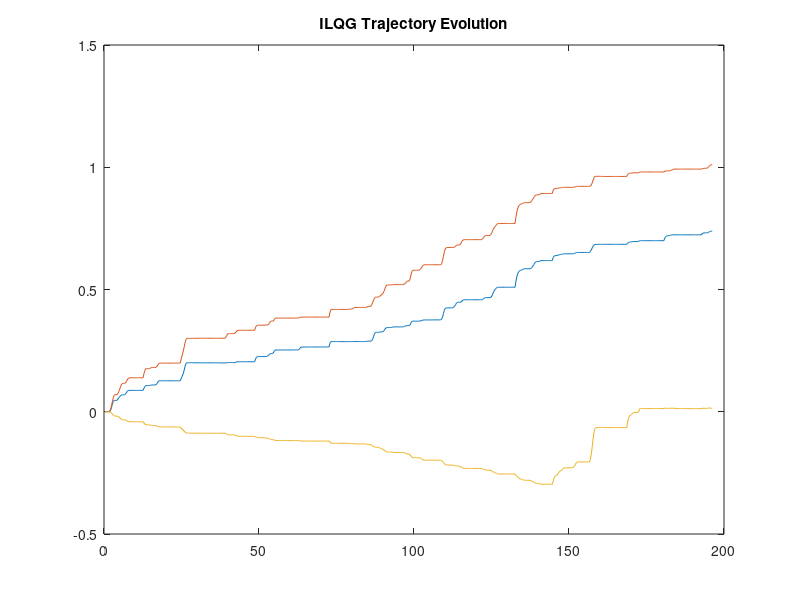

This chart was generated by the following MATLAB code: (Note: this script raises an error after producing the figure.)
%% Plot Trajectory evolution
close all
cd('/home/lex/catkin_ws/src/youbot/youbot_navigation/data')
q = load('trajectory.txt');
qstar = repmat([0.82452343,  0.59753333,  0.07282408], [length(q), 1]);
time_scale = 0.3;

X = time_scale* linspace(1, length(q), length(q));
p = plot(X, [q(:,1), q(:,2), q(:,3)]); hold on
%p2 = plot(X, [qstar(:,1), qstar(:,2), qstar(:,2)]);

title("ILQG Trajectory Evolution")

p(1).LineWidth = 8;
p(1).MarkerSize = 10;

p(2).LineWidth = 8;
p(2).MarkerSize = 10;

p(3).LineWidth = 8;
p(3).MarkerSize = 10;

% p2(1).LineWidth = 5;
% p2(1).LineStyle = '--';
% p2(1).MarkerSize = 10;
% 
% p2(2).LineWidth = 5;
% p2(2).LineStyle = '--';
% p2(2).MarkerSize = 10;
% 
% p2(3).LineWidth = 5;
% p2(3).LineStyle = '--';
% p2(3).MarkerSize = 10;

lgd = legend({'x_I', 'y_I', '\theta_I', 'x_I^*', 'y_I^*', '\theta_I^*'}, 'location', 'southeast', ...
'FontSize',20, 'FontWeight', 'bold')
%lgd2 = legend({'x_I^*', 'y_I^*', '\theta_I^*'}, 'location', 'southeast', ...
%'FontSize',20, 'FontWeight', 'bold')

xlabel("Time(seconds)", 'FontSize',20, 'FontWeight', 'bold')
ylabel("State", 'FontSize',20, 'FontWeight', 'bold')

%savefig(p, '/home/lex/catkin_ws/src/youbot/youbot_navigation/data/trajectory.fig')

grid on

%% Verifying equations
clc; close all; clear all
syms r l a t pd1 pd2 pd3 pd4 xd yd td real

Zetad = [xd yd td]';
rotmat = [-sin(t) cos(t) 0; ...
           cos(t), sin(t) 0; ...
           0 , 0, 1];
Phid = [pd1, pd2, pd3, pd4]';  

J = [sqrt(2)/2, sqrt(2)/2, l*sin(pi/4-a); ...
    -sqrt(2)/2, sqrt(2)/2, l*sin(pi/4-a); ...
    -sqrt(2)/2, -sqrt(2)/2, l*sin(pi/4-a); ...
    sqrt(2)/2, -sqrt(2)/2, l*sin(pi/4-a)];

Phid_mat = sqrt(2) * J * rotmat;
Phid_eq = -(1/r) * Phid_mat * Zetad

 
Phid = -sqrt(2)/r * J * Zetad

%% Define the Lagrangian
syms Ib t td mb xid yid d2 d1 mw a ...
    mw l I1 I2 I3 I4 r 
L = 0.5 * Ib * td^2 ...
    + 0.5 * mb * ( (-xid*sin(t) + yid*cos(t) + td*d2)^2  ...
                  + (xid*cos(t) + yid*sin(t) - td*d1)^2  ) ...
     + 0.5 * mw * ( ( xid * (sin(t)- cos(t)) - yid * (cos(t) + sin(t)) - sqrt(2)*l*td * sin(pi/4-a))^2 ...
                  + (-xid * (sin(t)+ cos(t)) + yid * (cos(t) - sin(t)) - sqrt(2)*l*td * sin(pi/4-a))^2 ...
                  + ( xid * (-sin(t)+ cos(t)) + yid * (cos(t) + sin(t)) - sqrt(2)*l*td * sin(pi/4-a))^2 ...
                  + (xid * (sin(t)+ cos(t)) + yid * (-cos(t) + sin(t)) - sqrt(2)*l*td * sin(pi/4-a))^2 ) ...
     + 1/(2*r^2) * I1 * + (xid * (sin(t)- cos(t)) - yid * (cos(t) + sin(t)) - sqrt(2)*l*td * sin(pi/4-a))^2 ...
     + 1/(2*r^2) * I2 * + (-xid * (sin(t)+ cos(t)) + yid * (cos(t) - sin(t)) - sqrt(2)*l*td * sin(pi/4-a))^2 ...
     + 1/(2*r^2) * I3 * + (xid * (-sin(t)+ cos(t)) + yid * (cos(t) + sin(t)) - sqrt(2)*l*td * sin(pi/4-a))^2 ...
     + 1/(2*r^2) * I4 * + (xid * (sin(t)+ cos(t)) + yid * (-cos(t) + sin(t)) - sqrt(2)*l*td * sin(pi/4-a))^2;
% define the torques
syms t1 t2 t3 t4 f phi1d phi2d phi3d phi4d 
left_mult = [(t1 - r* sign(phi1d)*f), (t2 - r* sign(phi2d)*f), (t3 - r* sign(phi3d)*f), (t4 - r* sign(phi4d)*f)];

F1 = left_mult * Phid_mat(1:end,1);
F2 = left_mult * Phid_mat(1:end,2);
F3 = left_mult * Phid_mat(1:end,3);

 eq_xid = F1 - diff(L, xid) * xid - diff(L, xid);
 eq_yid = F2 - diff(L, yid) * yid - diff(L, yid);
 eq_td  = F3 - diff(L, td)  * td  - diff(L, td);
 
 dynamics_eq = [eq_xid; eq_yid; eq_td];
 
